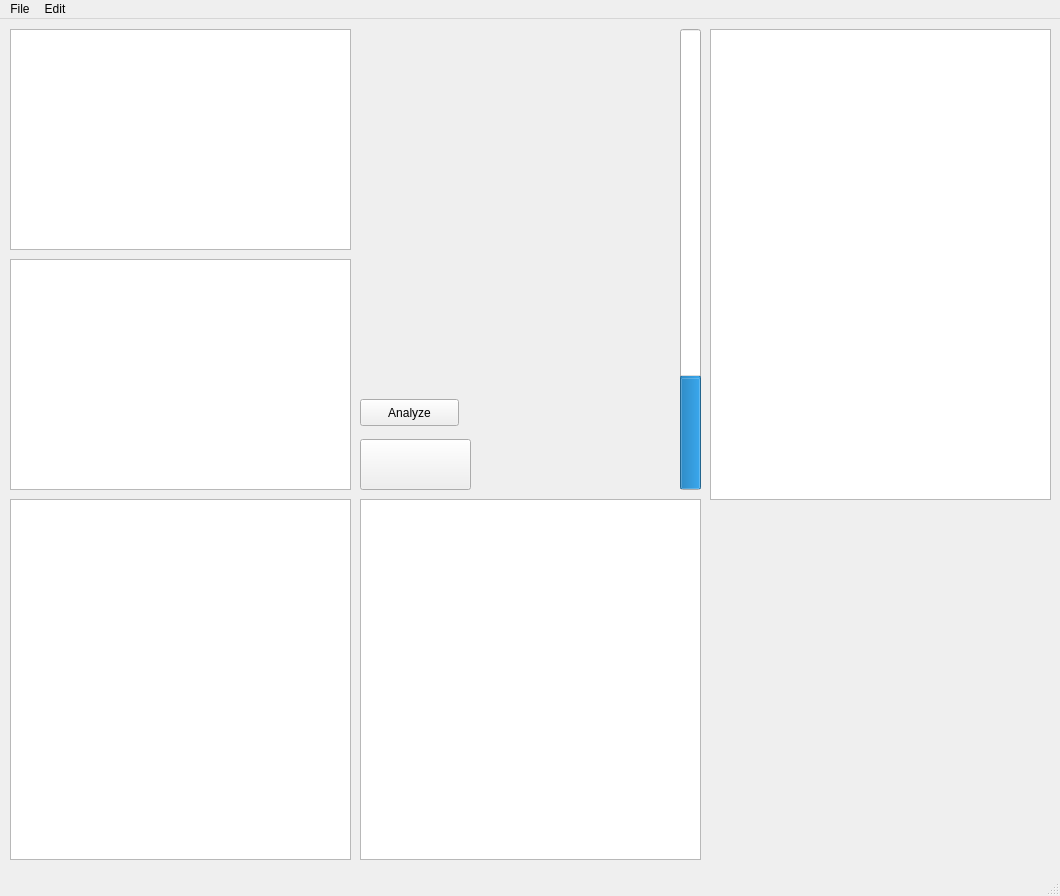
<?xml version="1.0" encoding="UTF-8"?>
<ui version="4.0">
 <class>mainWindow</class>
 <widget class="QMainWindow" name="mainWindow">
  <property name="geometry">
   <rect>
    <x>0</x>
    <y>0</y>
    <width>1060</width>
    <height>896</height>
   </rect>
  </property>
  <property name="windowTitle">
   <string>MainWindow</string>
  </property>
  <property name="layoutDirection">
   <enum>Qt::LeftToRight</enum>
  </property>
  <property name="unifiedTitleAndToolBarOnMac">
   <bool>true</bool>
  </property>
  <widget class="QWidget" name="centralwidget">
   <widget class="QPushButton" name="analyze_Button">
    <property name="geometry">
     <rect>
      <x>360</x>
      <y>380</y>
      <width>99</width>
      <height>27</height>
     </rect>
    </property>
    <property name="text">
     <string>Analyze</string>
    </property>
   </widget>
   <widget class="QTreeView" name="expenses_view">
    <property name="geometry">
     <rect>
      <x>10</x>
      <y>240</y>
      <width>341</width>
      <height>231</height>
     </rect>
    </property>
   </widget>
   <widget class="QTreeView" name="assets_view">
    <property name="geometry">
     <rect>
      <x>10</x>
      <y>480</y>
      <width>341</width>
      <height>361</height>
     </rect>
    </property>
   </widget>
   <widget class="QTreeView" name="liabilities_view">
    <property name="geometry">
     <rect>
      <x>360</x>
      <y>480</y>
      <width>341</width>
      <height>361</height>
     </rect>
    </property>
   </widget>
   <widget class="QTreeView" name="opportunity_view">
    <property name="geometry">
     <rect>
      <x>710</x>
      <y>10</y>
      <width>341</width>
      <height>471</height>
     </rect>
    </property>
   </widget>
   <widget class="QProgressBar" name="goal_percent">
    <property name="geometry">
     <rect>
      <x>680</x>
      <y>10</y>
      <width>21</width>
      <height>461</height>
     </rect>
    </property>
    <property name="value">
     <number>24</number>
    </property>
    <property name="orientation">
     <enum>Qt::Vertical</enum>
    </property>
   </widget>
   <widget class="QPushButton" name="add_transaction">
    <property name="geometry">
     <rect>
      <x>360</x>
      <y>420</y>
      <width>111</width>
      <height>51</height>
     </rect>
    </property>
    <property name="toolTip">
     <string>&lt;html&gt;&lt;head/&gt;&lt;body&gt;&lt;p&gt;New Transaction&lt;/p&gt;&lt;/body&gt;&lt;/html&gt;</string>
    </property>
    <property name="text">
     <string>
</string>
    </property>
    <property name="icon">
     <iconset>
      <normaloff>../assets/100_bill.jpeg</normaloff>
      <normalon>../assets/100_bill.jpeg</normalon>
      <disabledoff>../assets/100_bill.jpeg</disabledoff>
      <disabledon>../assets/100_bill.jpeg</disabledon>
      <activeoff>../assets/100_bill.jpeg</activeoff>
      <activeon>../assets/100_bill.jpeg</activeon>
      <selectedoff>../assets/100_bill.jpeg</selectedoff>
      <selectedon>../assets/100_bill.jpeg</selectedon>../assets/100_bill.jpeg</iconset>
    </property>
    <property name="iconSize">
     <size>
      <width>108</width>
      <height>78</height>
     </size>
    </property>
   </widget>
   <widget class="QTreeView" name="income_view">
    <property name="geometry">
     <rect>
      <x>10</x>
      <y>10</y>
      <width>341</width>
      <height>221</height>
     </rect>
    </property>
   </widget>
   <widget class="QLabel" name="total_passive">
    <property name="geometry">
     <rect>
      <x>520</x>
      <y>20</y>
      <width>141</width>
      <height>41</height>
     </rect>
    </property>
    <property name="font">
     <font>
      <pointsize>15</pointsize>
     </font>
    </property>
    <property name="layoutDirection">
     <enum>Qt::RightToLeft</enum>
    </property>
    <property name="text">
     <string/>
    </property>
    <property name="textFormat">
     <enum>Qt::RichText</enum>
    </property>
    <property name="alignment">
     <set>Qt::AlignRight|Qt::AlignTrailing|Qt::AlignVCenter</set>
    </property>
   </widget>
   <widget class="QLabel" name="total_income">
    <property name="geometry">
     <rect>
      <x>520</x>
      <y>190</y>
      <width>141</width>
      <height>41</height>
     </rect>
    </property>
    <property name="font">
     <font>
      <pointsize>15</pointsize>
     </font>
    </property>
    <property name="layoutDirection">
     <enum>Qt::RightToLeft</enum>
    </property>
    <property name="text">
     <string/>
    </property>
    <property name="textFormat">
     <enum>Qt::RichText</enum>
    </property>
    <property name="alignment">
     <set>Qt::AlignRight|Qt::AlignTrailing|Qt::AlignVCenter</set>
    </property>
   </widget>
   <widget class="QLabel" name="total_expenses">
    <property name="geometry">
     <rect>
      <x>520</x>
      <y>330</y>
      <width>141</width>
      <height>41</height>
     </rect>
    </property>
    <property name="font">
     <font>
      <pointsize>15</pointsize>
     </font>
    </property>
    <property name="layoutDirection">
     <enum>Qt::RightToLeft</enum>
    </property>
    <property name="text">
     <string/>
    </property>
    <property name="textFormat">
     <enum>Qt::RichText</enum>
    </property>
    <property name="alignment">
     <set>Qt::AlignRight|Qt::AlignTrailing|Qt::AlignVCenter</set>
    </property>
   </widget>
   <widget class="QLabel" name="total_cashflow">
    <property name="geometry">
     <rect>
      <x>520</x>
      <y>420</y>
      <width>141</width>
      <height>41</height>
     </rect>
    </property>
    <property name="font">
     <font>
      <pointsize>15</pointsize>
     </font>
    </property>
    <property name="layoutDirection">
     <enum>Qt::RightToLeft</enum>
    </property>
    <property name="text">
     <string/>
    </property>
    <property name="textFormat">
     <enum>Qt::RichText</enum>
    </property>
    <property name="alignment">
     <set>Qt::AlignRight|Qt::AlignTrailing|Qt::AlignVCenter</set>
    </property>
   </widget>
  </widget>
  <widget class="QStatusBar" name="statusbar"/>
  <widget class="QMenuBar" name="menuBar">
   <property name="geometry">
    <rect>
     <x>0</x>
     <y>0</y>
     <width>1060</width>
     <height>25</height>
    </rect>
   </property>
   <widget class="QMenu" name="menuFile">
    <property name="title">
     <string>File</string>
    </property>
    <addaction name="actionNew_Account"/>
    <addaction name="actionRemove_Account"/>
   </widget>
   <widget class="QMenu" name="menuEdit">
    <property name="title">
     <string>Edit</string>
    </property>
    <addaction name="actionIncome"/>
    <addaction name="actionExpense"/>
    <addaction name="actionAsset"/>
    <addaction name="actionLiability"/>
    <addaction name="separator"/>
    <addaction name="actionTransaction"/>
   </widget>
   <addaction name="menuFile"/>
   <addaction name="menuEdit"/>
  </widget>
  <action name="actionIncome">
   <property name="text">
    <string>Income</string>
   </property>
  </action>
  <action name="actionExpense">
   <property name="text">
    <string>Expense</string>
   </property>
  </action>
  <action name="actionAsset">
   <property name="text">
    <string>Asset</string>
   </property>
  </action>
  <action name="actionLiability">
   <property name="text">
    <string>Liability</string>
   </property>
  </action>
  <action name="actionTransaction">
   <property name="text">
    <string>Transaction</string>
   </property>
  </action>
  <action name="actionNew_Account">
   <property name="text">
    <string>New Account</string>
   </property>
  </action>
  <action name="actionRemove_Account">
   <property name="text">
    <string>Remove Account</string>
   </property>
  </action>
 </widget>
 <resources/>
 <connections/>
</ui>
